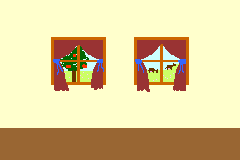

This game map was drawn from its Tiled (.tmx) file and the tilesets committed beside it. A one-line description and the full map source follow:
An orthogonal 15x10 tile map with 16x16 px tiles, 2 tile layers (Tile Layer 1, collision).

<map version="1.0" orientation="orthogonal" width="15" height="10" tilewidth="16" tileheight="16">
 <tileset firstgid="1" name="koffer_packen" tilewidth="16" tileheight="16">
  <image source="koffer_packen.png" width="240" height="160" />
 </tileset>
 <layer name="Tile Layer 1" width="15" height="10">
  <data encoding="csv">
1,2,3,4,5,6,7,8,9,10,11,12,13,14,15,
16,17,18,19,20,21,22,23,24,25,26,27,28,29,30,
31,32,33,34,35,36,37,38,39,40,41,42,43,44,45,
46,47,48,49,50,51,52,53,54,55,56,57,58,59,60,
61,62,63,64,65,66,67,68,69,70,71,72,73,74,75,
76,77,78,79,80,81,82,83,84,85,86,87,88,89,90,
91,92,93,94,95,96,97,98,99,100,101,102,103,104,105,
106,107,108,109,110,111,112,113,114,115,116,117,118,119,120,
121,122,123,124,125,126,127,128,129,130,131,132,133,134,135,
136,137,138,139,140,141,142,143,144,145,146,147,148,149,150
</data>
 </layer>
 <layer name="collision" width="15" height="10">
  <data encoding="csv">
0,0,0,0,0,0,0,0,0,0,0,0,0,0,0,
0,0,0,0,0,0,0,0,0,0,0,0,0,0,0,
0,0,0,0,0,0,0,0,0,0,0,0,0,0,0,
0,0,0,0,0,0,0,0,0,0,0,0,0,0,0,
0,0,0,0,0,0,0,0,0,0,0,0,0,0,0,
0,0,0,0,0,0,0,0,0,0,0,0,0,0,0,
0,0,0,0,0,0,0,0,0,0,0,0,0,0,0,
106,106,106,106,106,106,106,106,106,106,106,106,106,106,106,
0,0,0,0,0,0,0,0,0,0,0,0,0,0,0,
0,0,0,0,0,0,0,0,0,0,0,0,0,0,0
</data>
 </layer>
</map>
